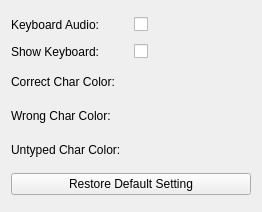
<?xml version="1.0" encoding="UTF-8"?>
<ui version="4.0">
 <class>SettingDialog</class>
 <widget class="QDialog" name="SettingDialog">
  <property name="geometry">
   <rect>
    <x>0</x>
    <y>0</y>
    <width>262</width>
    <height>212</height>
   </rect>
  </property>
  <property name="windowTitle">
   <string>Setting</string>
  </property>
  <layout class="QGridLayout" name="gridLayout">
   <item row="0" column="0">
    <widget class="QLabel" name="label">
     <property name="text">
      <string>Keyboard Audio:</string>
     </property>
    </widget>
   </item>
   <item row="0" column="1">
    <widget class="QCheckBox" name="checkBoxKeyboardAudio">
     <property name="text">
      <string/>
     </property>
    </widget>
   </item>
   <item row="1" column="0">
    <widget class="QLabel" name="label_4">
     <property name="text">
      <string>Show Keyboard:</string>
     </property>
    </widget>
   </item>
   <item row="1" column="1">
    <widget class="QCheckBox" name="checkBoxShowKeyboard">
     <property name="text">
      <string/>
     </property>
    </widget>
   </item>
   <item row="2" column="0">
    <widget class="QLabel" name="label_2">
     <property name="text">
      <string>Correct Char Color:</string>
     </property>
    </widget>
   </item>
   <item row="2" column="1">
    <widget class="ColorButton" name="pushButtonCorrectCharColor">
     <property name="text">
      <string/>
     </property>
     <property name="flat">
      <bool>true</bool>
     </property>
    </widget>
   </item>
   <item row="3" column="0">
    <widget class="QLabel" name="label_3">
     <property name="text">
      <string>Wrong Char Color:</string>
     </property>
    </widget>
   </item>
   <item row="3" column="1">
    <widget class="ColorButton" name="pushButtonWrongCharColor">
     <property name="text">
      <string/>
     </property>
     <property name="flat">
      <bool>true</bool>
     </property>
    </widget>
   </item>
   <item row="4" column="0">
    <widget class="QLabel" name="labelUntypedCharColor">
     <property name="text">
      <string>Untyped Char Color:</string>
     </property>
    </widget>
   </item>
   <item row="4" column="1">
    <widget class="ColorButton" name="pushButtonUntypedCharColor">
     <property name="text">
      <string/>
     </property>
     <property name="flat">
      <bool>true</bool>
     </property>
    </widget>
   </item>
   <item row="5" column="0" colspan="2">
    <widget class="QPushButton" name="pushButtonRestoreDefaultSetting">
     <property name="text">
      <string>Restore Default Setting</string>
     </property>
    </widget>
   </item>
  </layout>
 </widget>
 <customwidgets>
  <customwidget>
   <class>ColorButton</class>
   <extends>QPushButton</extends>
   <header>colorbutton.h</header>
  </customwidget>
 </customwidgets>
 <resources/>
 <connections/>
</ui>
